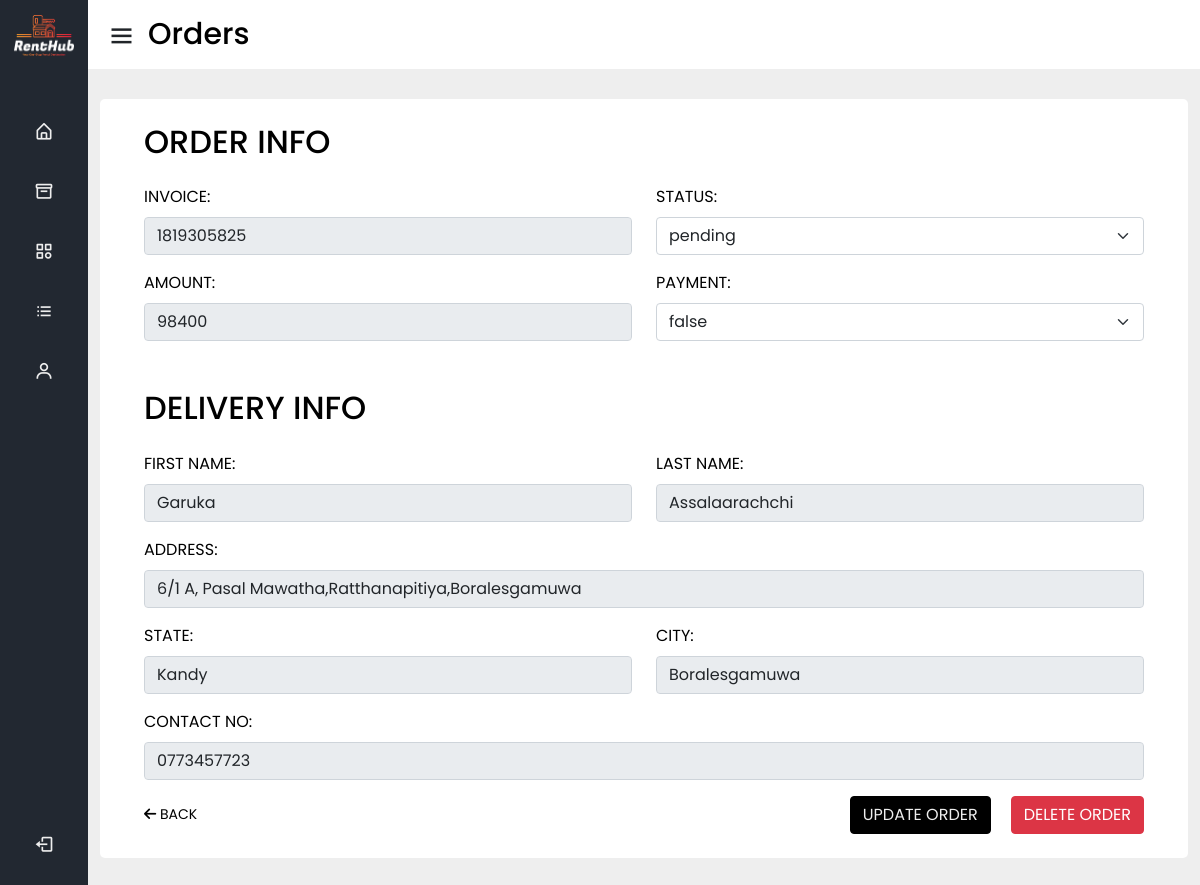
The page /orders.php?edit=1 (signed in) on the database its author committed.
### tables this page shows
CREATE TABLE `renthub_orders` (
  `order_id` int(11) NOT NULL,
  `user_id` int(11) NOT NULL,
  `order_invoice` int(255) NOT NULL,
  `order_status` varchar(255) NOT NULL,
  `order_amount` int(11) NOT NULL,
  `order_payment` varchar(255) NOT NULL,
  `order_date` timestamp NOT NULL DEFAULT current_timestamp() ON UPDATE current_timestamp()
);

CREATE TABLE `renthub_delivery` (
  `order_id` int(11) NOT NULL,
  `delivery_firstname` varchar(100) NOT NULL,
  `delivery_lastname` varchar(100) NOT NULL,
  `delivery_address` varchar(255) NOT NULL,
  `delivery_address_state` varchar(100) NOT NULL,
  `delivery_address_city` varchar(100) NOT NULL,
  `delivery_contact` varchar(20) NOT NULL
);

### includes/orders_edit.php (the view, shortened to what this page needs)
<?php
    if(isset($_GET["edit"])) {
        $order_id = $_GET["edit"];
        $sql_select_order = "SELECT * FROM `renthub_orders` WHERE order_id=$order_id;";
        $result_select_order = mysqli_query($conn,$sql_select_order);
        $row_select_order = mysqli_fetch_assoc($result_select_order);
        $order_invoice = $row_select_order["order_invoice"];
        $order_status = $row_select_order["order_status"];
        $order_amount = $row_select_order["order_amount"];
        $order_payment = $row_select_order["order_payment"];
        $sql_select_delivery = "SELECT * FROM `renthub_delivery` WHERE order_id=$order_id;";
        $result_select_delivery = mysqli_query($conn,$sql_select_delivery);
        $row_select_delivery = mysqli_fetch_assoc($result_select_delivery);
        $delivery_firstname = $row_select_delivery["delivery_firstname"];
        $delivery_lastname = $row_select_delivery["delivery_lastname"];
        $delivery_address = $row_select_delivery["delivery_address"];
        $delivery_address_state = $row_select_delivery["delivery_address_state"];
        $delivery_address_city = $row_select_delivery["delivery_address_city"];
        $delivery_contact = $row_select_delivery["delivery_contact"];
    }
?>
<form action="" method="post" enctype="multipart/form-data" class="p-4">
    <h2 class="mb-4">Order Info</h2>
    <div class="row mb-3">
        <div class="col-md-6">
            <label for="order_invoice" class="form-label">Invoice:</label>
            <input type="text" id="order_invoice" name="order_invoice" value="<?php echo $order_invoice?>" class="form-control" required disabled>
        </div>
        <div class="col-md-6">
        <label for="order_status" class="form-label">Status:</label>
        <select id="order_status" name="order_status" class="form-select" required>
            <?php
                    if($order_status == 'pending') {
                        echo "<option value='pending' selected>pending</option>";
                    } else {
                        echo "<option value='pending'>pending</option>";
                    }
            ?>
        </select>
        </div>
    </div>
    <div class="row mb-3">
        <div class="col-md-6">
        <label for="order_amount" class="form-label">Amount:</label>
        <input type="number" id="order_amount" name="order_amount" value="<?php echo $order_amount?>" class="form-control" required disabled>
        </div>
        <div class="col-md-6">
        <label for="order_payment" class="form-label">Payment:</label>
        <select id="order_payment" name="order_payment" class="form-select" required>
            <?php
                    if($order_payment == 'false') {
                        echo "<option value='false' selected>false</option>";
                    } else {
                        echo "<option value='false'>false</option>";
                    }
            ?>
        </select>
        </div>
    </div>
    <h2 class="mb-4 mt-5">Delivery Info</h2>
    <div class="row mb-3">
        <div class="col-md-6">
        <label for="delivery_firstname" class="form-label">First Name:</label>
        <input type="text" id="delivery_firstname" name="delivery_firstname" value="<?php echo $delivery_firstname?>" class="form-control" required disabled>
        </div>
        <div class="col-md-6">
        <label for="delivery_lastname" class="form-label">Last Name:</label>
        <input type="text" id="delivery_lastname" name="delivery_lastname" value="<?php echo $delivery_lastname?>" class="form-control" required disabled>
        </div>
    </div>
    <div class="mb-3">
        <label for="delivery_address" class="form-label">Address:</label>
        <input type="text" id="delivery_address" name="delivery_address" value="<?php echo $delivery_address?>" class="form-control" required disabled>
    </div>
    <div class="row mb-3">
        <div class="col-md-6">
        <label for="delivery_address_state" class="form-label">State:</label>
        <input type="text" id="delivery_address_state" name="delivery_address_state" value="<?php echo $delivery_address_state?>" class="form-control" required disabled>
    </div>
    <div class="col-md-6">
        <label for="delivery_address_city" class="form-label">City:</label>
        <input type="text" id="delivery_address_city" name="delivery_address_city" value="<?php echo $delivery_address_city?>" class="form-control" required disabled>
    </div>
    </div>
    <div class="mb-3">
        <label for="delivery_contact" class="form-label">Contact No:</label>
        <input type="text" id="delivery_contact" name="delivery_contact" value="<?php echo $delivery_contact?>" class="form-control" required disabled>
    </div>
    <div class="buttons">
    <a href="orders.php?view" class="left"><i class="fa-solid fa-arrow-left"></i> Back</a>
    <button type="submit" name="update" class="btn btn-custom">UPDATE ORDER</button>
    <a href="orders.php?delete=<?php echo $order_id?>" class="btn btn-danger">Delete Order</a>
    </div>
</form>

### orders.css (style rules this page uses)
* { margin: 0; padding: 0; box-sizing: border-box; font-family: 'Poppins', sans-serif; }
body { min-height: 100vh; background-color: #EEEEEE; transition: all 0.3s ease; }
.btn-custom { background-color: #000; border-color: #000; color: #EEEEEE; transition: all 0.3s ease; }
.btn-danger { transition: all 0.3s ease; }
.buttons { display: flex; gap: 20px; justify-content: flex-end; align-items: center; }
.buttons .left { margin-right:auto; color: black; text-decoration: none; font-size: 14px; }

### rows shown on the page
renthub_orders: order_invoice "1819305825", order_status "pending", order_amount "98400", order_payment "false"
renthub_delivery: delivery_firstname "Garuka", delivery_lastname "Assalaarachchi", delivery_address "6/1 A, Pasal Mawatha,Ratthanapitiya,Boralesgamuwa", delivery_address_state "Kandy", delivery_address_city "Boralesgamuwa", delivery_contact "0773457723"
